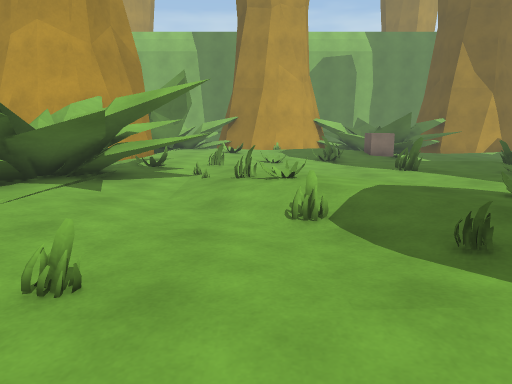
view 1 (above)

19 first-person views from a walk through a Unity game level. The camera is 1.3 m above the floor, tilts 10° down and sees 70° across. The floor is counted in squares, 1 m on a side. Each view is taken from the middle of a square. On the plan, view 1 faces up. The plan holds only what a view shows up to about 15 squares ahead; the rest is blank. The place goes on beyond the plan. The player is left out.

view 2
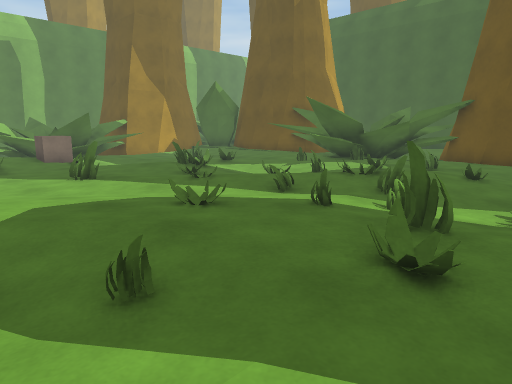

view 3
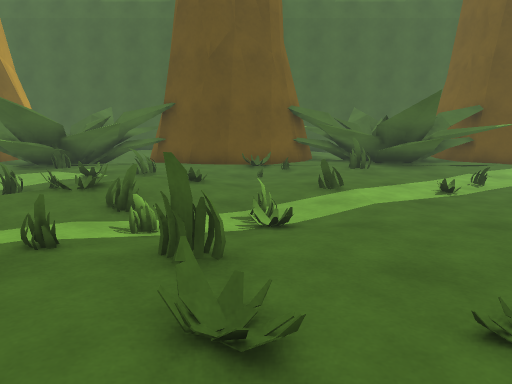

view 4
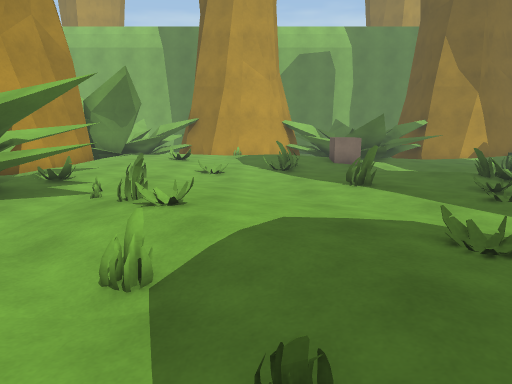

view 5
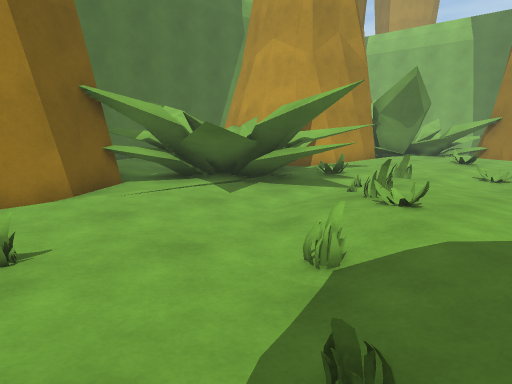

view 6
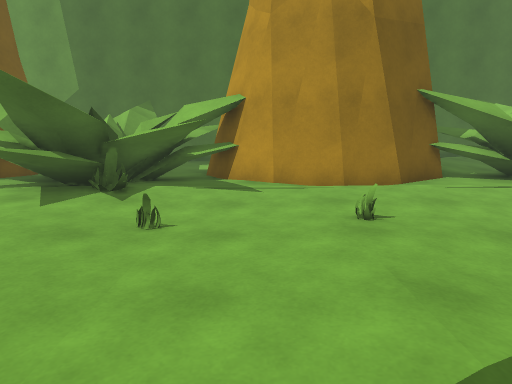

view 7
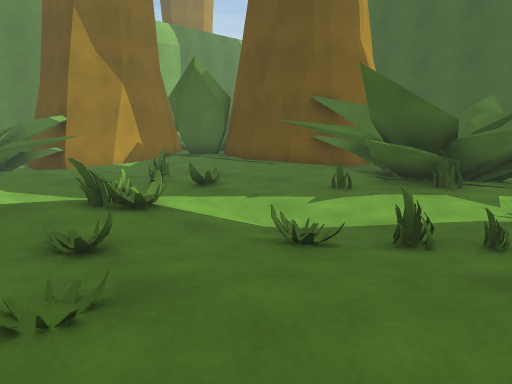

view 8
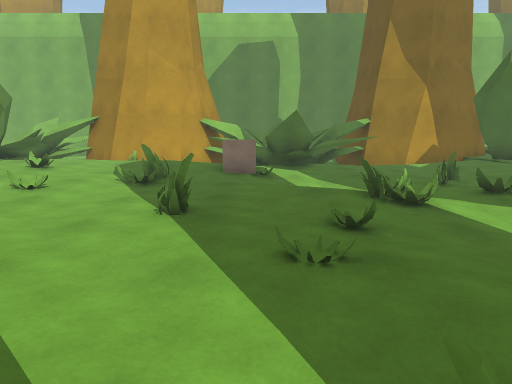

view 9
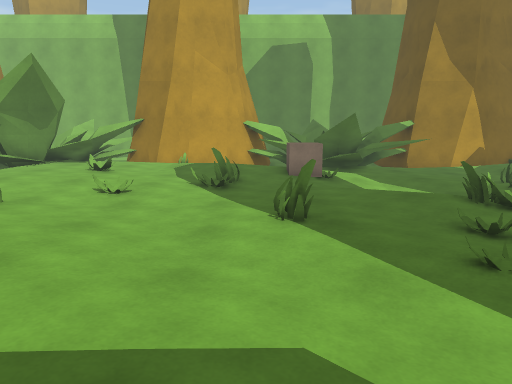

view 10
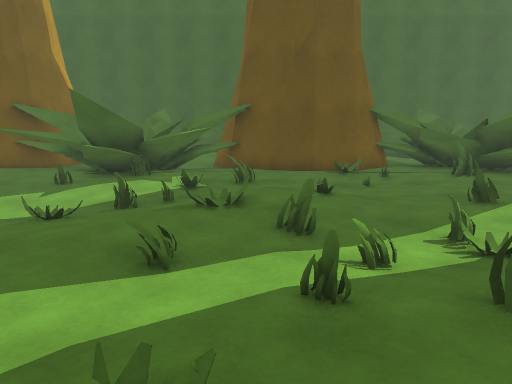

view 11
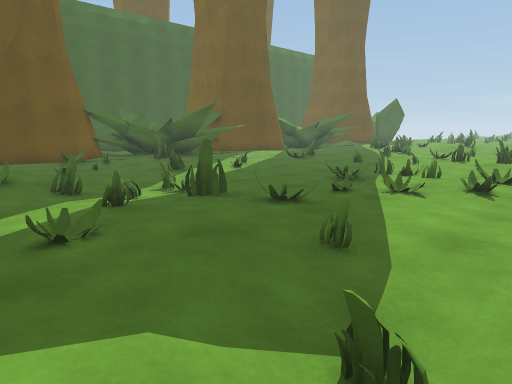

view 12
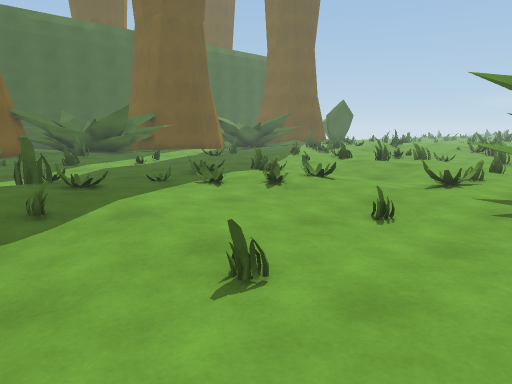

view 13
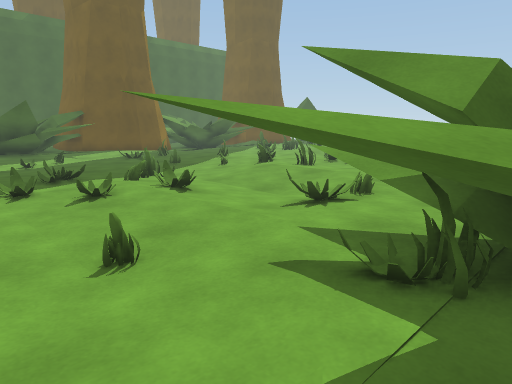

view 14
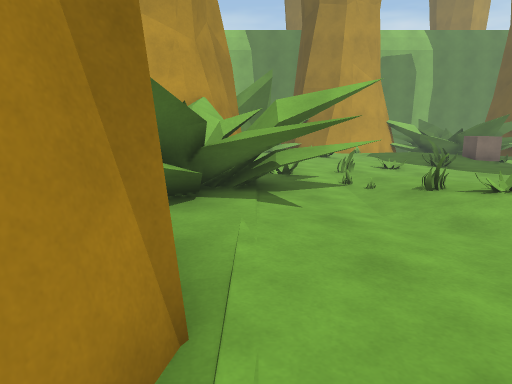

view 15
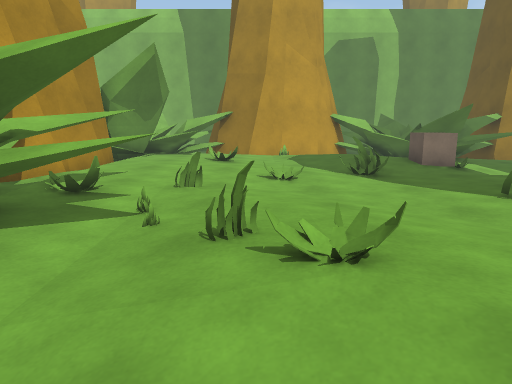

view 16
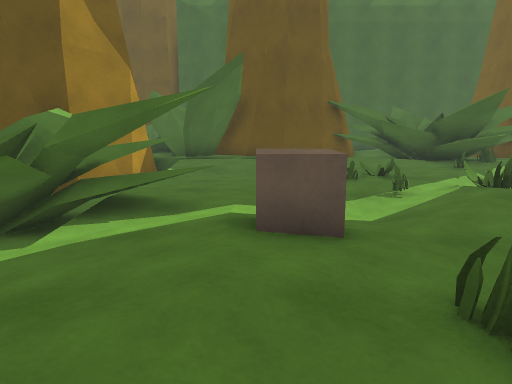

view 17
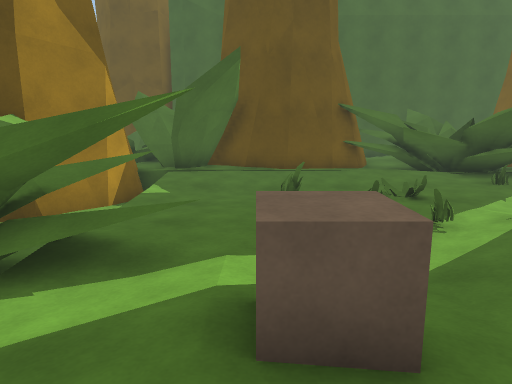

view 18
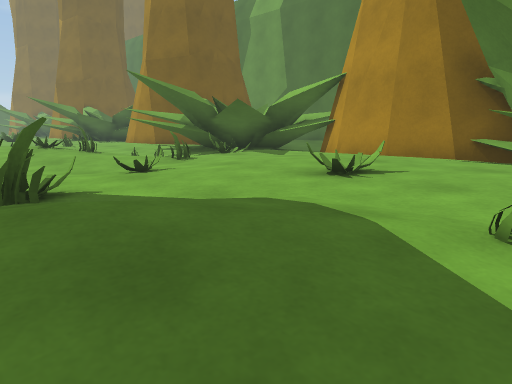

view 19
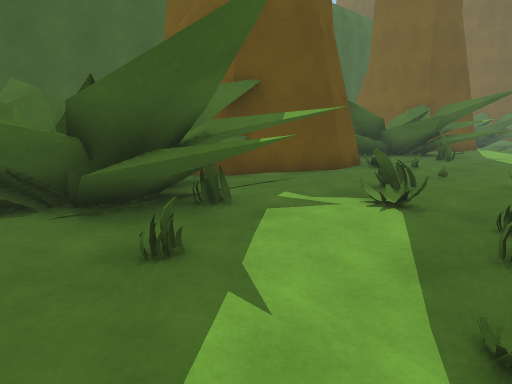

### Floor plan
Key: @ floor where view 1 was taken; # wall or solid block; x gap in a wall; . main floor; : floor 0.25 m higher than the main floor; - floor 0.25 m lower than the main floor; _ floor 0.5 m lower than the main floor; / step, stairs or slope; = window, fence, low wall or low ledge; ^ raised ledge; O other object.
Columns run from 6 left of view 1 to 17 right of it. Each row starts with its distance up from view 1.
 20   ^  _/////^^##^^///^##
 19  ##^=:..::=..#^..--/.##
 18  #::::..::::/.#..--//:#
 17  #::::..//:OO/...---/:#
 16  #::::.../:OO//...=-/:#
 15  #:::::./=.../_/..--/:#
 14 ##:::../.....//-../..:##
 13 #.::.../......//-=/..:.#
 12 #x^^.=........=/....^^x#
 11 #^^^.......=.../-/...^^#
 10 #^##.........../-//#####
  9 #^###.=:..../..//-/###^#
  8 #^^...=::....::/=/...^^#
  7 #x^^.//::::...:///=/^^x#
  6 #.:...//::=:...//..=.:.#
  5 ##:....=/::::..//:.=.:##
  4  #:......:::=.=.//...:#
  3  #..=....:::=...//....#
  2 ##......::::../......=##
  1 #.........:.........///#
  0 #.. ..@.........=.../..#
 -1 #^^.................=^^#
 -2 #^^...../..==..../...^ #
 -3 #####...#//....../.####
 -4   ##.=....//......#.##
 -5     .......#=.... ..

Where each view was taken, in squares from view 1:
view 1: 0 up, 0 right, facing up
view 2: 1 up, 1 right, facing up-right
view 3: 2 up, 2 right, facing right
view 4: 2 up, 2 right, facing up
view 5: 2 up, 3 right, facing up-left
view 6: 1 up, 4 right, facing left
view 7: 6 up, 6 right, facing up-right
view 8: 5 up, 6 right, facing up
view 9: 5 up, 4 right, facing up
view 10: 5 up, 3 right, facing right
view 11: 7 up, 0 right, facing down-right
view 12: 5 up, 4 left, facing down-right
view 13: 1 up, 5 left, facing down-right
view 14: 1 up, 4 left, facing up
view 15: 5 up, 0 right, facing up
view 16: 17 up, 1 right, facing right
view 17: 17 up, 3 right, facing right
view 18: 20 up, 4 right, facing down-left
view 19: 12 up, 10 right, facing down-right
